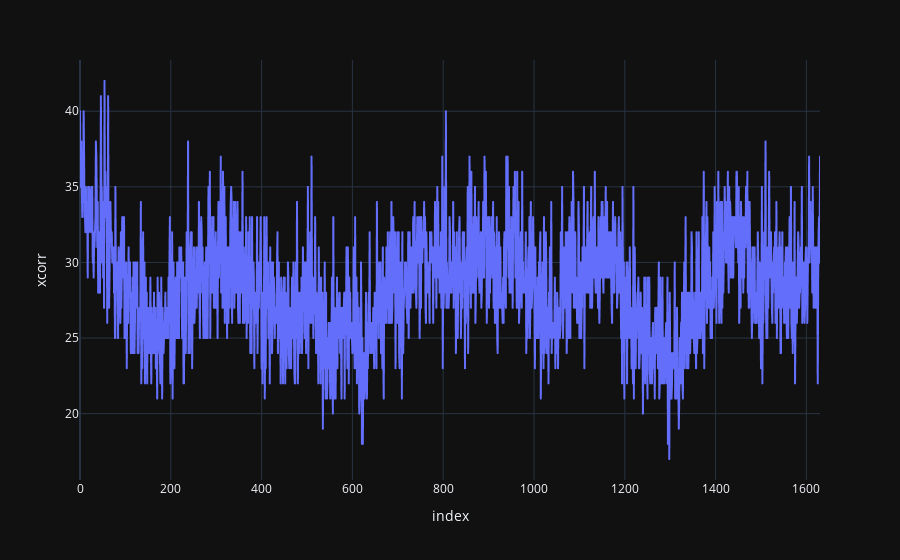

Notebook code for this chart:
### Code cell
# Do correlation of the start sequence and the received sequence
start_seq = [1,0,0,1,0,0,1,1,0,1,0,0,1,1,1,1,0,1,1,1,0,0,0,0,1,1,1,1,1,1,1,0,0,0,1,1,1,0,1,1,0,0,0,1,0,1,0,0,1,0,1,1,1,1,1,0,1,0,1,0,1,0,0,0,0,1,0,1,1,0,1,1,1,1,0,0,1,1,1,0,0,1,0,1,0,1,1,0,0,1,1,0,0,0,0,0,1,1,0,1,1,0,1,0,1,1,1,0,1,0,0,0,1,1,0,0,1,0,0,0,1,0,0,0,0,0,0]
corr = np.correlate(bits, start_seq)
df2 = pd.DataFrame(data={"xcorr": corr})

fig = px.line(df2, y="xcorr")
fig.update_layout(
    template="plotly_dark",
    # xaxis_range=[0,100],
)
fig.show()
maximum = df2.idxmax(axis=0).values[0]
print(f"The preamble starts at bit {maximum}")

### Figure 1 — Plotly figure (JSON) as saved in the notebook; plotly's stock layout.template omitted (floating-point values rounded to 4 significant figures; data arrays with more than 128 entries replaced by an {"elided": "..."} marker saying what was removed)
{"data": [{"hovertemplate": "index=%{x}<br>xcorr=%{y}<extra></extra>", "legendgroup": "", "line": {"color": "#636efa", "dash": "solid"}, "mode": "lines", "name": "", "showlegend": false, "type": "scattergl", "x": {"elided": "1631 int values"}, "xaxis": "x", "y": {"elided": "1631 int values"}, "yaxis": "y"}], "layout": {"legend": {"tracegroupgap": 0}, "margin": {"t": 60}, "xaxis": {"anchor": "y", "domain": [0, 1], "title": {"text": "index"}}, "yaxis": {"anchor": "x", "domain": [0, 1], "title": {"text": "xcorr"}}}}
